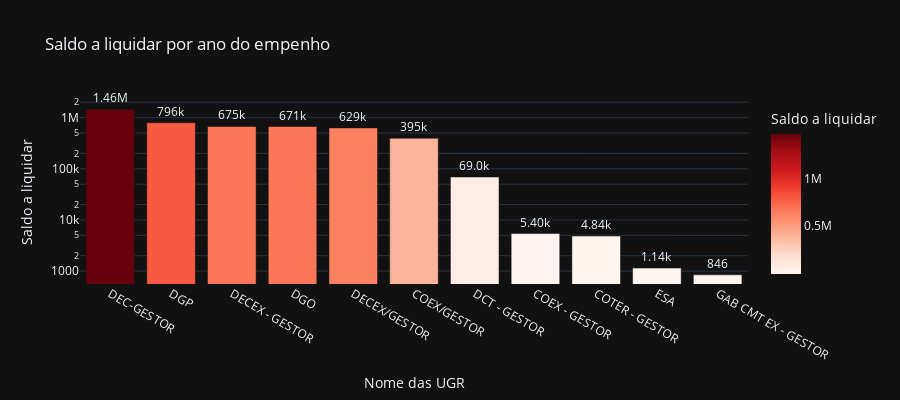

Source (notebook cell):
### Code cell
# Saldo a liquidar por tipo de NE
cols = ['NOME_UGR', 'A_LIQUIDAR']

df_aux = df.loc[:, cols].groupby('NOME_UGR').sum().sort_values(by= 'A_LIQUIDAR', ascending=False).reset_index()
df_aux = df_aux[df_aux['A_LIQUIDAR'] > 0]
fig = px.bar(df_aux, 
             x='NOME_UGR', 
             y='A_LIQUIDAR',
             title='Saldo a liquidar por ano do empenho',
             labels={'NOME_UGR':'Nome das UGR', 'A_LIQUIDAR':'Saldo a liquidar'},
             text_auto='.3s',
             height=400,
             log_y=True,
             color='A_LIQUIDAR',
             color_continuous_scale = 'reds',
             template='plotly_dark')
fig.update_traces(textposition = 'outside', cliponaxis = False, hovertemplate=None)
fig.update_layout(hovermode="x unified")

fig.show()

### Figure 1 — Plotly figure (JSON) as saved in the notebook; plotly's stock layout.template omitted (floating-point values rounded to 4 significant figures)
{"data": [{"alignmentgroup": "True", "cliponaxis": false, "legendgroup": "", "marker": {"color": [1463000.0, 795900.0, 674600.0, 671200.0, 628900.0, 394600.0, 69040.0, 5403.0, 4843.0, 1144.0, 845.9], "coloraxis": "coloraxis", "pattern": {"shape": ""}}, "name": "", "offsetgroup": "", "orientation": "v", "showlegend": false, "textposition": "outside", "texttemplate": "%{y:.3s}", "type": "bar", "x": ["DEC-GESTOR", "DGP", "DECEX - GESTOR", "DGO", "DECEX/GESTOR", "COEX/GESTOR", "DCT - GESTOR", "COEX - GESTOR", "COTER - GESTOR", "ESA", "GAB CMT EX - GESTOR"], "xaxis": "x", "y": [1463000.0, 795900.0, 674600.0, 671200.0, 628900.0, 394600.0, 69040.0, 5403.0, 4843.0, 1144.0, 845.9], "yaxis": "y"}], "layout": {"barmode": "relative", "coloraxis": {"colorbar": {"title": {"text": "Saldo a liquidar"}}, "colorscale": [[0, "rgb(255,245,240)"], [0.125, "rgb(254,224,210)"], [0.25, "rgb(252,187,161)"], [0.375, "rgb(252,146,114)"], [0.5, "rgb(251,106,74)"], [0.625, "rgb(239,59,44)"], [0.75, "rgb(203,24,29)"], [0.875, "rgb(165,15,21)"], [1, "rgb(103,0,13)"]]}, "height": 400, "hovermode": "x unified", "legend": {"tracegroupgap": 0}, "title": {"text": "Saldo a liquidar por ano do empenho"}, "xaxis": {"anchor": "y", "domain": [0, 1], "title": {"text": "Nome das UGR"}}, "yaxis": {"anchor": "x", "domain": [0, 1], "title": {"text": "Saldo a liquidar"}, "type": "log"}}}
